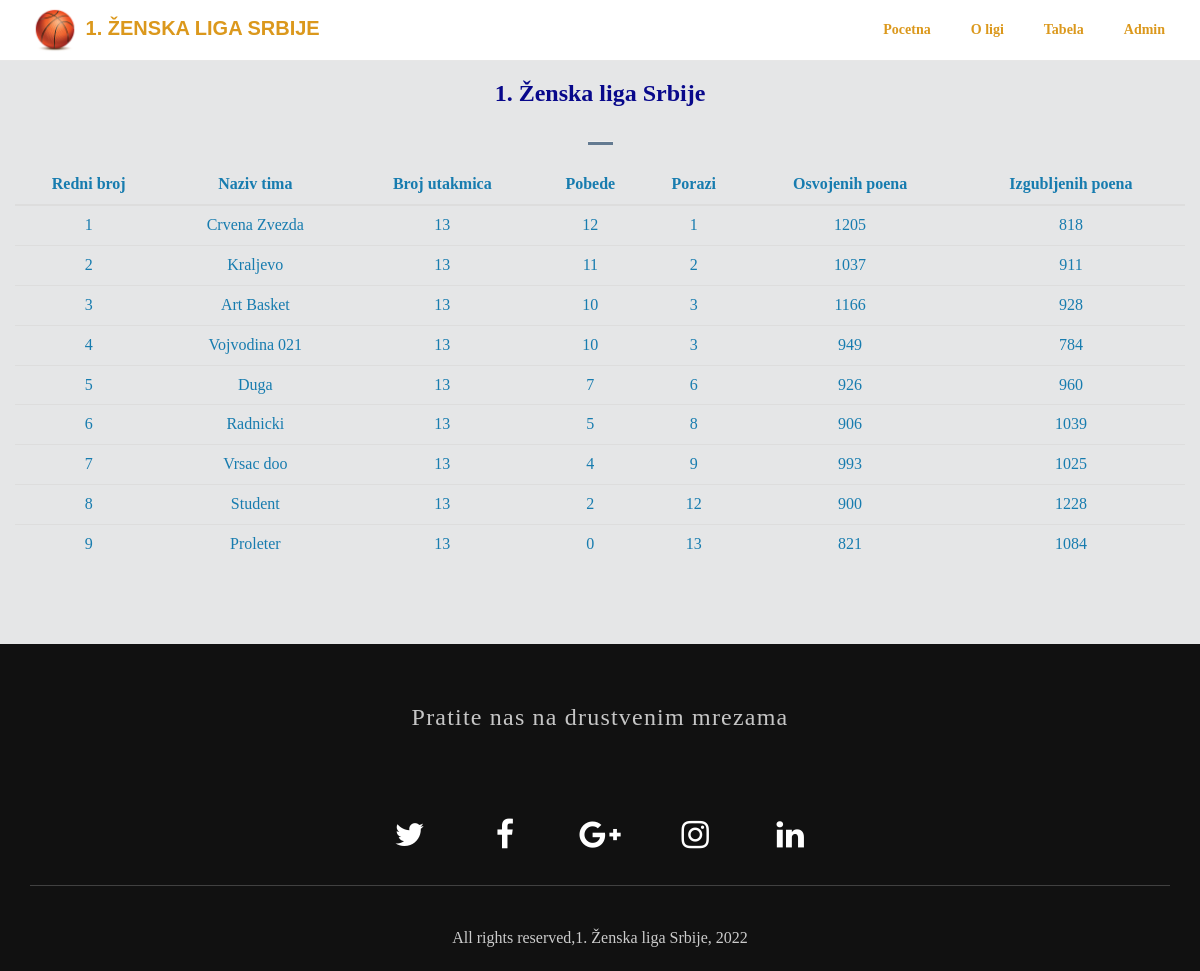
Page /tabelaTimovi.php on the committed database.
### tables this page shows
CREATE TABLE `tabela` (
  `RBr` int(3) NOT NULL,
  `TimID` int(3) NOT NULL,
  `UkupnoUtakmica` int(3) NOT NULL,
  `Pobede` int(3) NOT NULL,
  `Porazi` int(3) NOT NULL,
  `OsvojenihPoena` int(5) NOT NULL,
  `IzgubljenihPoena` int(6) NOT NULL
);

CREATE TABLE `tim` (
  `TimID` int(3) NOT NULL,
  `NazivTima` varchar(255) NOT NULL,
  `BrojIgraca` int(3) NOT NULL,
  `GradID` int(2) NOT NULL
);

### dbbroker.php (called while the page is built, shortened)
<?php
class DBBroker
{
    protected $_mysqli;
    protected $_query;
    public function __construct($host, $username, $password, $db, $port = NULL)
    {
        if($port == NULL)
            $port = ini_get('mysqli.default_port');
        $this->_mysqli = new mysqli($host, $username, $password, $db, $port)
            or die('There was a problem connecting to the database');
        $this->_mysqli->set_charset('utf8');
    }
    protected function reset()
    {
        $this->_query = null;
    }
    public function rawQuery($query, $bindParams = null)
    {
        $this->_query = filter_var($query, FILTER_SANITIZE_STRING);
        $stmt = $this->_prepareQuery();
        $stmt->execute();
        return $this->_dynamicBindResults($stmt);
    }
    protected function _dynamicBindResults(mysqli_stmt $stmt)
    {
        $parameters = array();
        $results = array();
        $meta = $stmt->result_metadata();
        $row = array();
        while ($field = $meta->fetch_field()) {
            $row[$field->name] = null;
            $parameters[] = & $row[$field->name];
        }
        call_user_func_array(array($stmt, 'bind_result'), $parameters);
        while ($stmt->fetch()) {
            $x = array();
            foreach ($row as $key => $val) {
                $x[$key] = $val;
            }
            array_push($results, $x);
        }
        return $results;
    }
    protected function _prepareQuery()
    {
        if (!$stmt = $this->_mysqli->prepare($this->_query)) {
            trigger_error("Problem preparing query ($this->_query) " . $this->_mysqli->error, E_USER_ERROR);
        }
        return $stmt;
    }
}

### inicijalizacija.php (called while the page is built, shortened)
<?php
require('dbbroker.php');
$db = new DBBroker('localhost', 'root', '', 'kosarka');
?>

### tabelaTimovi.php (the view, shortened to what this page needs)
<?php
include 'inicijalizacija.php';
?>
<!DOCTYPE html>
<html lang="en">
  <head>
    <link rel="stylesheet" type="text/css" href="css/font-awesome.min.css">
    <link rel="stylesheet" type="text/css" href="css/bootstrap.min.css">
    <link rel="stylesheet" type="text/css" href="css/imagehover.min.css">
    <link rel="stylesheet" type="text/css" href="css/style.css">
  </head>
  <body>
    <?php include 'navbar.php'; ?>
    <section id ="feature" class="section-padding">
      <div class="container">
        <div class="row">
          <div class="header-section text-center">
            <h2>1. Ženska liga Srbije</h2>
            <hr class="bottom-line">
            <table class="table table-hover" >
              <thead>
                <tr >
                  <th class="text-center">Redni broj</th>
                  <th class="text-center">Naziv tima</th>
                  <th class="text-center">Broj utakmica</th>
                  <th class="text-center">Pobede</th>
                  <th class="text-center">Porazi</th>
                  <th class="text-center">Osvojenih poena</th>
                  <th class="text-center">Izgubljenih poena</th>
                </tr>
              </thead>
              <tbody>
                <?php
                $timovi = $db->rawQuery("select * from tabela m join tim t on m.timID=t.timID join grad g on t.gradID=g.GradID order by m.RBr asc");
                foreach ($timovi as $tim) {
                  ?>
                        <tr>
                              <td><?php echo ($tim["RBr"]); ?></td>
                              <td><?php echo ($tim["NazivTima"]); ?></td>
                              <td><?php echo ($tim["UkupnoUtakmica"]); ?></td>
                              <td><?php echo ($tim["Pobede"]); ?></td>
                              <td><?php echo ($tim["Porazi"]); ?></td>
                              <td><?php echo ($tim["OsvojenihPoena"]); ?></td>
                              <td><?php echo ($tim["IzgubljenihPoena"]); ?></td>
                          </tr>
                      <?php
                    }
                    ?>
              </tbody>
            </table>
          </div>
        </div>
      </div>
    </section>
    <?php include 'footer.php'; ?>
  </body>
</html>

### css/style.css (style rules this page uses)
body { font-size: 15px; line-height: 1.52; color: #177caf; background-color: #e5e6e7; font-size: 16px; font-family: 'Times New Roman', Times, serif; font-weight: 400; }
table { border-collapse: collapse; border-spacing: 0; }
.section-padding { padding: 60px 0px; }
h1, h2, h3, h4, h5, h6 { font-family: 'Times New Roman', Times, serif; font-weight: 700; color: #08088b; }
h2 { font-size: 24px; padding-bottom: 15px; }
.bottom-line { width: 25px; height: 3px; background-color: rgb(99, 122, 145); }

### rows in the picture
tabela: RBr "1", TimID.NazivTima "Crvena Zvezda", UkupnoUtakmica "13", Pobede "12", Porazi "1", OsvojenihPoena "1205", IzgubljenihPoena "818"
tabela: RBr "2", TimID.NazivTima "Kraljevo", UkupnoUtakmica "13", Pobede "11", Porazi "2", OsvojenihPoena "1037", IzgubljenihPoena "911"
tabela: RBr "3", TimID.NazivTima "Art Basket", UkupnoUtakmica "13", Pobede "10", Porazi "3", OsvojenihPoena "1166", IzgubljenihPoena "928"
tabela: RBr "4", TimID.NazivTima "Vojvodina 021", UkupnoUtakmica "13", Pobede "10", Porazi "3", OsvojenihPoena "949", IzgubljenihPoena "784"
tabela: RBr "5", TimID.NazivTima "Duga", UkupnoUtakmica "13", Pobede "7", Porazi "6", OsvojenihPoena "926", IzgubljenihPoena "960"
tabela: RBr "6", TimID.NazivTima "Radnicki", UkupnoUtakmica "13", Pobede "5", Porazi "8", OsvojenihPoena "906", IzgubljenihPoena "1039"
tabela: RBr "7", TimID.NazivTima "Vrsac doo", UkupnoUtakmica "13", Pobede "4", Porazi "9", OsvojenihPoena "993", IzgubljenihPoena "1025"
tabela: RBr "8", TimID.NazivTima "Student", UkupnoUtakmica "13", Pobede "2", Porazi "12", OsvojenihPoena "900", IzgubljenihPoena "1228"
tabela: RBr "9", TimID.NazivTima "Proleter", UkupnoUtakmica "13", Pobede "0", Porazi "13", OsvojenihPoena "821", IzgubljenihPoena "1084"
